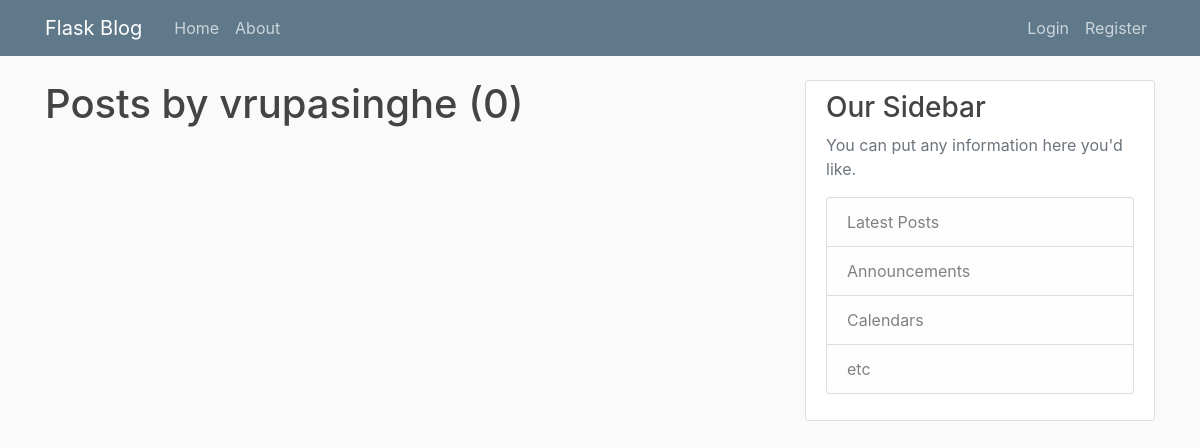
Page /user/vrupasinghe on the earlier database version.
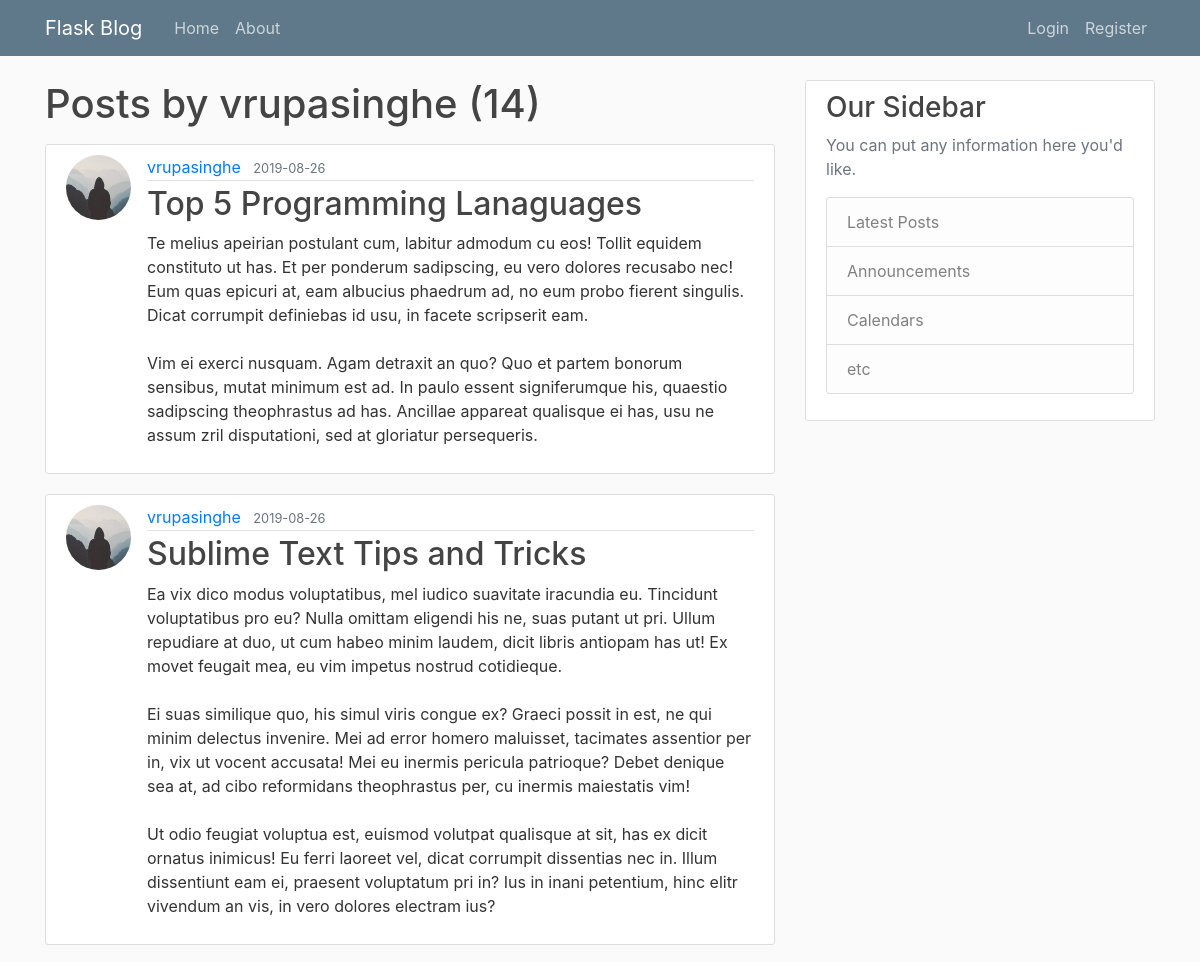
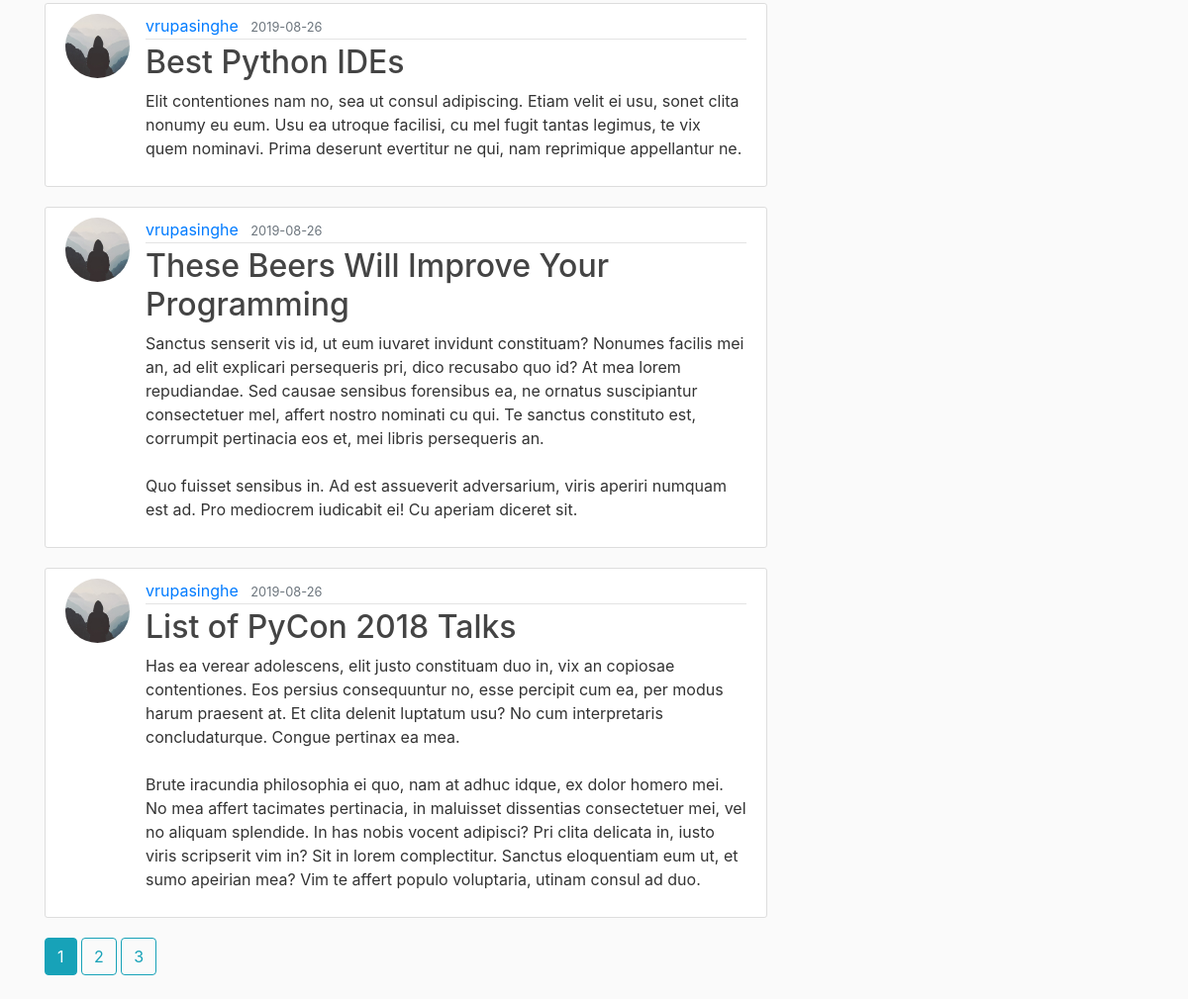
Same page on the later database version (2 pictures, top to bottom).
### flaskblog/models.py (models this page shows, shortened)
class User(db.Model, UserMixin):
    id = db.Column(db.Integer, primary_key=True)
    username = db.Column(db.String(20), unique=True, nullable=False)
    email = db.Column(db.String(120), unique=True, nullable=False)
    image_file = db.Column(db.String(20), nullable=False, default='default.jpg')
    password = db.Column(db.String(60), nullable=False)
    posts = db.relationship('Post', backref='author', lazy=True)

class Post(db.Model):
    id = db.Column(db.Integer, primary_key=True)
    title = db.Column(db.String(100), nullable=False)
    date_posted = db.Column(db.DateTime, nullable=False, default=datetime.utcnow)
    content = db.Column(db.Text, nullable=False)
    user_id = db.Column(db.Integer, db.ForeignKey('user.id'), nullable=False)

### flaskblog/routes.py (the view)
@app.route("/user/<string:username>")
def user_posts(username):
    page = request.args.get('page', 1, type=int)
    user = User.query.filter_by(username=username).first_or_404()
    posts = Post.query.filter_by(author=user)\
        .order_by(Post.date_posted.desc())\
        .paginate(page=page, per_page=5)
    return render_template('user_posts.html', posts=posts, user=user)

### flaskblog/templates/user_posts.html
{% extends "layout.html" %}
{% block content %}
    <h1 class="mb-3">Posts by {{ user.username }} ({{ posts.total }})</h1>
    {% for post in posts.items %}
        <article class="media content-section">
          <img class="rounded-circle article-img" src="{{ url_for('static', filename='profile_pics/' + post.author.image_file) }}">
          <div class="media-body">
            <div class="article-metadata">
              <a class="mr-2" href="{{ url_for('user_posts', username=post.author.username) }}">{{ post.author.username }}</a>
              <small class="text-muted">{{ post.date_posted.strftime('%Y-%m-%d') }}</small>
            </div>
            <h2><a class="article-title" href="{{ url_for('post', post_id=post.id) }}">{{ post.title }}</a></h2>
            <p class="article-content">{{ post.content }}</p>
          </div>
        </article>
    {% endfor %}
    {% for page_num in posts.iter_pages(left_edge=1, right_edge=1, left_current=1, right_current=2) %}
      {% if page_num %}
        {% if posts.page == page_num %}
          <a class="btn btn-info mb-4" href="{{ url_for('user_posts', username=user.username, page=page_num) }}">{{ page_num }}</a>
        {% else %}
          <a class="btn btn-outline-info mb-4" href="{{ url_for('user_posts', username=user.username, page=page_num) }}">{{ page_num }}</a>
        {% endif %}
      {% else %}
        ...
      {% endif %}
    {% endfor %}
{% endblock content %}

### flaskblog/templates/layout.html (shortened to what this page needs)
<!DOCTYPE html>
<html>
<head>
    <link rel="stylesheet" href="https://maxcdn.bootstrapcdn.com/bootstrap/4.0.0/css/bootstrap.min.css">
    <link rel="stylesheet" type="text/css" href="{{ url_for('static', filename='main.css') }}">
</head>
<body>
    <header class="site-header">
      <nav class="navbar navbar-expand-md navbar-dark bg-steel fixed-top">
        <div class="container">
          <a class="navbar-brand mr-4" href="/">Flask Blog</a>
          <div class="collapse navbar-collapse" id="navbarToggle">
            <div class="navbar-nav mr-auto">
              <a class="nav-item nav-link" href="{{ url_for('home') }}">Home</a>
              <a class="nav-item nav-link" href="{{ url_for('about') }}">About</a>
            </div>
            <div class="navbar-nav">
              {% if current_user.is_authenticated %}
                <a class="nav-item nav-link" href="{{ url_for('new_post') }}">New Post</a>
                <a class="nav-item nav-link" href="{{ url_for('account') }}">Account</a>
                <a class="nav-item nav-link" href="{{ url_for('logout') }}">Logout</a>
              {% else %}
                <a class="nav-item nav-link" href="{{ url_for('login') }}">Login</a>
                <a class="nav-item nav-link" href="{{ url_for('register') }}">Register</a>
              {% endif %}
            </div>
          </div>
        </div>
      </nav>
    </header>
    <main role="main" class="container">
      <div class="row">
        <div class="col-md-8">
          {% block content %}{% endblock %}
        </div>
        <div class="col-md-4">
          <div class="content-section">
            <h3>Our Sidebar</h3>
            <p class='text-muted'>You can put any information here you'd like.
              <ul class="list-group">
                <li class="list-group-item list-group-item-light">Latest Posts</li>
                <li class="list-group-item list-group-item-light">Announcements</li>
                <li class="list-group-item list-group-item-light">Calendars</li>
                <li class="list-group-item list-group-item-light">etc</li>
              </ul>
            </p>
          </div>
        </div>
      </div>
    </main>
</body>
</html>

### flaskblog/static/main.css (style rules this page uses)
body { background: #fafafa; color: #333333; margin-top: 5rem; }
h1, h2, h3, h4, h5, h6 { color: #444444; }
.bg-steel { background-color: #5f788a; }
.site-header .navbar-nav .nav-link { color: #cbd5db; }
.content-section { background: #ffffff; padding: 10px 20px; border: 1px solid #dddddd; border-radius: 3px; margin-bottom: 20px; }
.article-title { color: #444444; }
.article-content { white-space: pre-line; }
.article-img { height: 65px; width: 65px; margin-right: 16px; }
.article-metadata { padding-bottom: 1px; margin-bottom: 4px; border-bottom: 1px solid #e3e3e3 }

Differences in the rows shown:
added Post: image_file (placeholder picture), author.username "vrupasinghe", date_posted "2019-08-26", title "Top 5 Programming Lanaguages", content "Te melius apeirian postulant cum, labitur admodum cu eos! Tollit equidem constituto ut has. Et per ponderum sadipscing, eu vero dolores recusabo nec! Eum quas epicuri at, eam albucius phaedrum ad, no eum probo fierent singulis. Dicat corrumpit definiebas id usu, in facete scripserit eam. Vim ei exerci nusquam. Agam detraxit an quo? Quo et partem bonorum sensibus, mutat minimum est ad. In paulo essent signiferumque his, quaestio sadipscing theophrastus ad has. Ancillae appareat qualisque ei has, usu ne assum zril disputationi, sed at gloriatur persequeris."
added Post: image_file (placeholder picture), author.username "vrupasinghe", date_posted "2019-08-26", title "Sublime Text Tips and Tricks", content "Ea vix dico modus voluptatibus, mel iudico suavitate iracundia eu. Tincidunt voluptatibus pro eu? Nulla omittam eligendi his ne, suas putant ut pri. Ullum repudiare at duo, ut cum habeo minim laudem, dicit libris antiopam has ut! Ex movet feugait mea, eu vim impetus nostrud cotidieque. Ei suas similique quo, his simul viris congue ex? Graeci possit in est, ne qui minim delectus invenire. Mei ad error homero maluisset, tacimates assentior per in, vix ut vocent accusata! Mei eu inermis pericula patrioque? Debet denique sea at, ad cibo reformidans theophrastus per, cu inermis maiestatis vim! Ut odio feugiat voluptua est, euismod volutpat qualisque at sit, has ex dicit ornatus inimicus! Eu…"
added Post: image_file (placeholder picture), author.username "vrupasinghe", date_posted "2019-08-26", title "Best Python IDEs", content "Elit contentiones nam no, sea ut consul adipiscing. Etiam velit ei usu, sonet clita nonumy eu eum. Usu ea utroque facilisi, cu mel fugit tantas legimus, te vix quem nominavi. Prima deserunt evertitur ne qui, nam reprimique appellantur ne."
added Post: image_file (placeholder picture), author.username "vrupasinghe", date_posted "2019-08-26", title "These Beers Will Improve Your Programming", content "Sanctus senserit vis id, ut eum iuvaret invidunt constituam? Nonumes facilis mei an, ad elit explicari persequeris pri, dico recusabo quo id? At mea lorem repudiandae. Sed causae sensibus forensibus ea, ne ornatus suscipiantur consectetuer mel, affert nostro nominati cu qui. Te sanctus constituto est, corrumpit pertinacia eos et, mei libris persequeris an. Quo fuisset sensibus in. Ad est assueverit adversarium, viris aperiri numquam est ad. Pro mediocrem iudicabit ei! Cu aperiam diceret sit."
added Post: image_file (placeholder picture), author.username "vrupasinghe", date_posted "2019-08-26", title "List of PyCon 2018 Talks", content "Has ea verear adolescens, elit justo constituam duo in, vix an copiosae contentiones. Eos persius consequuntur no, esse percipit cum ea, per modus harum praesent at. Et clita delenit luptatum usu? No cum interpretaris concludaturque. Congue pertinax ea mea. Brute iracundia philosophia ei quo, nam at adhuc idque, ex dolor homero mei. No mea affert tacimates pertinacia, in maluisset dissentias consectetuer mei, vel no aliquam splendide. In has nobis vocent adipisci? Pri clita delicata in, iusto viris scripserit vim in? Sit in lorem complectitur. Sanctus eloquentiam eum ut, et sumo apeirian mea? Vim te affert populo voluptaria, utinam consul ad duo."
Other differences:
{{ posts.total }}: "0" → "14"
new list line: "1"
new list line: "2"
new list line: "3"
